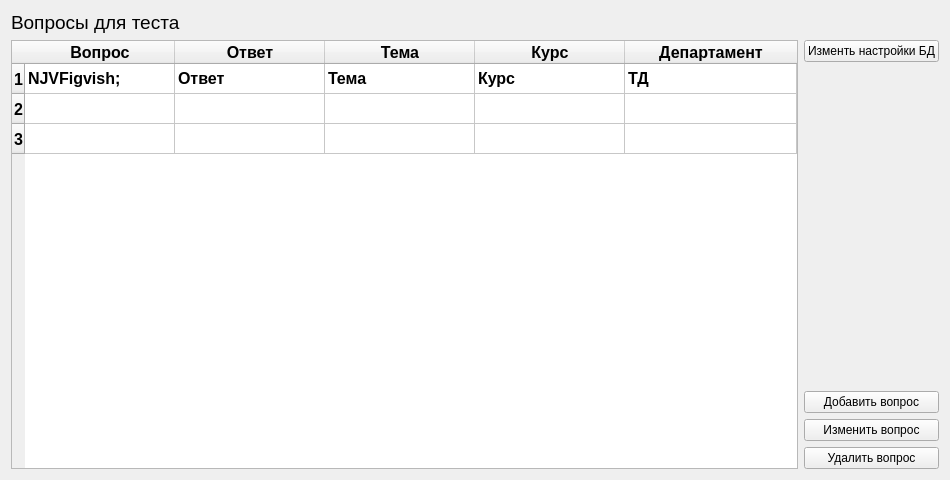
<?xml version="1.0" encoding="UTF-8"?>
<ui version="4.0">
 <class>BaseWindow</class>
 <widget class="QWidget" name="BaseWindow">
  <property name="geometry">
   <rect>
    <x>0</x>
    <y>0</y>
    <width>950</width>
    <height>480</height>
   </rect>
  </property>
  <property name="minimumSize">
   <size>
    <width>950</width>
    <height>480</height>
   </size>
  </property>
  <property name="windowTitle">
   <string>Form</string>
  </property>
  <property name="styleSheet">
   <string notr="true"/>
  </property>
  <layout class="QVBoxLayout" name="verticalLayout_3">
   <item>
    <layout class="QVBoxLayout" name="verticalLayout">
     <item>
      <layout class="QHBoxLayout" name="horizontalLayout_2">
       <item>
        <widget class="QLabel" name="label">
         <property name="font">
          <font>
           <pointsize>14</pointsize>
          </font>
         </property>
         <property name="text">
          <string>Вопросы для теста</string>
         </property>
        </widget>
       </item>
       <item>
        <spacer name="horizontalSpacer_2">
         <property name="orientation">
          <enum>Qt::Horizontal</enum>
         </property>
         <property name="sizeHint" stdset="0">
          <size>
           <width>40</width>
           <height>20</height>
          </size>
         </property>
        </spacer>
       </item>
      </layout>
     </item>
     <item>
      <layout class="QHBoxLayout" name="horizontalLayout">
       <item>
        <widget class="QTableWidget" name="tableWidget">
         <property name="font">
          <font>
           <pointsize>12</pointsize>
           <italic>false</italic>
           <bold>true</bold>
          </font>
         </property>
         <property name="layoutDirection">
          <enum>Qt::LeftToRight</enum>
         </property>
         <property name="styleSheet">
          <string notr="true"/>
         </property>
         <attribute name="horizontalHeaderDefaultSectionSize">
          <number>150</number>
         </attribute>
         <attribute name="horizontalHeaderStretchLastSection">
          <bool>true</bool>
         </attribute>
         <row>
          <property name="text">
           <string>1</string>
          </property>
         </row>
         <row>
          <property name="text">
           <string>2</string>
          </property>
         </row>
         <row>
          <property name="text">
           <string>3</string>
          </property>
         </row>
         <column>
          <property name="text">
           <string>Вопрос</string>
          </property>
         </column>
         <column>
          <property name="text">
           <string>Ответ</string>
          </property>
         </column>
         <column>
          <property name="text">
           <string>Тема</string>
          </property>
         </column>
         <column>
          <property name="text">
           <string>Курс</string>
          </property>
         </column>
         <column>
          <property name="text">
           <string>Департамент</string>
          </property>
         </column>
         <item row="0" column="0">
          <property name="text">
           <string>NJVFigvish;</string>
          </property>
         </item>
         <item row="0" column="1">
          <property name="text">
           <string>Ответ</string>
          </property>
         </item>
         <item row="0" column="2">
          <property name="text">
           <string>Тема</string>
          </property>
         </item>
         <item row="0" column="3">
          <property name="text">
           <string>Курс</string>
          </property>
         </item>
         <item row="0" column="4">
          <property name="text">
           <string>ТД</string>
          </property>
         </item>
        </widget>
       </item>
       <item>
        <layout class="QVBoxLayout" name="verticalLayout_2">
         <item>
          <widget class="QPushButton" name="pushButton_4">
           <property name="text">
            <string>Изменть настройки БД</string>
           </property>
          </widget>
         </item>
         <item>
          <spacer name="verticalSpacer">
           <property name="orientation">
            <enum>Qt::Vertical</enum>
           </property>
           <property name="sizeHint" stdset="0">
            <size>
             <width>20</width>
             <height>40</height>
            </size>
           </property>
          </spacer>
         </item>
         <item>
          <widget class="QPushButton" name="pushButton_3">
           <property name="text">
            <string>Добавить вопрос</string>
           </property>
          </widget>
         </item>
         <item>
          <widget class="QPushButton" name="pushButton_2">
           <property name="text">
            <string>Изменить вопрос</string>
           </property>
          </widget>
         </item>
         <item>
          <widget class="QPushButton" name="pushButton">
           <property name="text">
            <string>Удалить вопрос</string>
           </property>
          </widget>
         </item>
        </layout>
       </item>
      </layout>
     </item>
    </layout>
   </item>
  </layout>
 </widget>
 <resources/>
 <connections/>
</ui>
